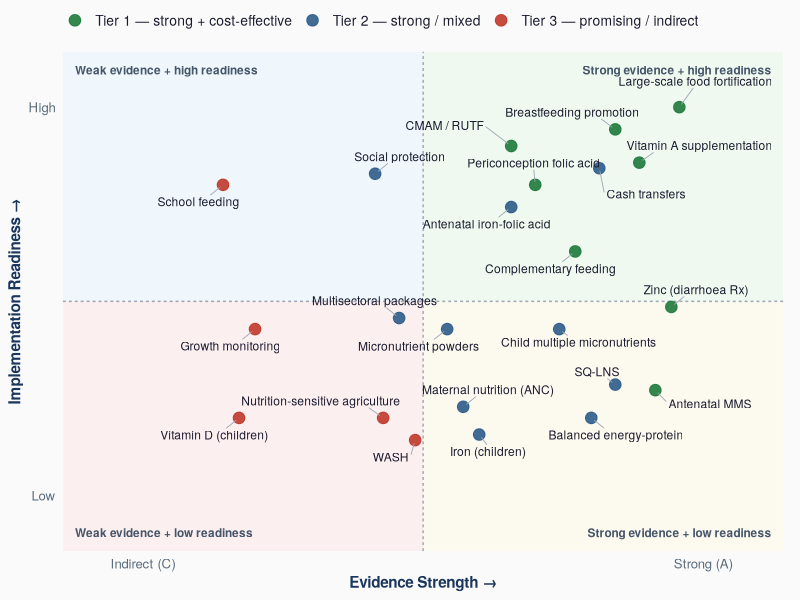

Reproduce this figure in R.
# Full-corpus quadrant chart — all 23 interventions (evidence x readiness),
# reusing the slide_figures.R quad_plot style. Renders
# output/quadrant_23_interventions.png
suppressMessages({library(ggplot2); library(ggrepel); library(ragg)})
FONT <- "Helvetica Neue"
update_geom_defaults("text", list(family = FONT))

tx <- 5.5; ty <- 5.5
ARR <- "\u2192"; EMD <- "\u2014"   # arrow, em-dash
tier_cols   <- c(T1 = "#1e7a3c", T2 = "#2e5c8a", T3 = "#c0392b")
tier_labels <- c(T1 = paste("Tier 1", EMD, "strong + cost-effective"),
                 T2 = paste("Tier 2", EMD, "strong / mixed"),
                 T3 = paste("Tier 3", EMD, "promising / indirect"))

quad_plot <- function(df, xlab, ylab, xlabs, ylabs, annos, outfile, w = 9.6, h = 6.8) {
  df$tier <- droplevels(factor(df$tier, levels = c("T1","T2","T3")))
  pres <- levels(df$tier)
  p <- ggplot(df, aes(x, y)) +
    annotate("rect", xmin = tx, xmax = 10, ymin = ty, ymax = 10, fill = "#e8f8e8", alpha = 0.6) +
    annotate("rect", xmin = 1,  xmax = tx, ymin = ty, ymax = 10, fill = "#e8f4fd", alpha = 0.6) +
    annotate("rect", xmin = 1,  xmax = tx, ymin = 1,  ymax = ty, fill = "#fde8e8", alpha = 0.6) +
    annotate("rect", xmin = tx, xmax = 10, ymin = 1,  ymax = ty, fill = "#fdf8e8", alpha = 0.6) +
    geom_vline(xintercept = tx, linetype = "22", color = "#1b365d", alpha = 0.4) +
    geom_hline(yintercept = ty, linetype = "22", color = "#1b365d", alpha = 0.4)
  for (i in seq_len(nrow(annos))) {
    a <- annos[i, ]
    p <- p + annotate("text", x = a$x, y = a$y, label = a$label, hjust = a$hjust,
                      vjust = a$vjust, color = a$color, fontface = "bold", size = 3.0)
  }
  p <- p +
    geom_point(aes(color = tier), size = 3.6, alpha = 0.9) +
    geom_text_repel(aes(label = label), size = 3.05, color = "#1a1a2e", family = FONT,
                    box.padding = 0.55, point.padding = 0.3, min.segment.length = 0,
                    segment.color = "#9aa7b4", segment.size = 0.3, max.overlaps = Inf,
                    force = 3, force_pull = 0.6, seed = 7) +
    scale_color_manual(values = tier_cols[pres], labels = tier_labels[pres], name = NULL) +
    scale_x_continuous(limits = c(1, 10), breaks = c(2, 9), labels = xlabs, expand = c(0, 0)) +
    scale_y_continuous(limits = c(1, 10), breaks = c(2, 9), labels = ylabs, expand = c(0, 0)) +
    labs(x = paste(xlab, ARR), y = paste(ylab, ARR)) +
    theme_minimal(base_size = 12, base_family = FONT) +
    theme(legend.position = "top", legend.justification = "left",
          legend.text = element_text(size = 10, color = "#1a1a2e"), legend.margin = margin(0,0,2,0),
          panel.grid = element_blank(),
          axis.title.x = element_text(color = "#1b365d", face = "bold", size = 11, hjust = 0.5),
          axis.title.y = element_text(color = "#1b365d", face = "bold", size = 11, hjust = 0.5),
          axis.text = element_text(color = "#5a6c7d", size = 9.5), axis.ticks = element_blank(),
          plot.background = element_rect(fill = "#fafafa", color = NA),
          panel.background = element_rect(fill = "#fafafa", color = NA),
          plot.margin = margin(6, 12, 6, 6))
  ggsave(outfile, p, width = w, height = h, dpi = 220, bg = "#fafafa", device = ragg::agg_png)
  cat("wrote", outfile, "\n")
}
A <- function(x,y,label,hjust,vjust,color) data.frame(x,y,label,hjust,vjust,color)

# x = Evidence Strength (C left ~ A right; B-with-real-MAs right of divider,
#     observational-only B/C left). y = Implementation Readiness (scalability:
#     Proven national high -> Requires investment low).
df <- data.frame(
  label = c(
    # Tier 1
    "Large-scale food fortification","Breastfeeding promotion","Vitamin A supplementation",
    "Zinc (diarrhoea Rx)","Complementary feeding","Antenatal MMS",
    "CMAM / RUTF","Periconception folic acid",
    # Tier 2
    "Cash transfers","Antenatal iron-folic acid","Social protection",
    "SQ-LNS","Child multiple micronutrients","Balanced energy-protein",
    "Maternal nutrition (ANC)","Iron (children)","Micronutrient powders","Multisectoral packages",
    # Tier 3
    "School feeding","WASH","Nutrition-sensitive agriculture","Growth monitoring","Vitamin D (children)"),
  x = c(
    8.7, 7.9, 8.2, 8.6, 7.4, 8.4, 6.6, 6.9,
    7.7, 6.6, 4.9, 7.9, 7.2, 7.6, 6.0, 6.2, 5.8, 5.2,
    3.0, 5.4, 5.0, 3.4, 3.2),
  y = c(
    9.0, 8.6, 8.0, 5.4, 6.4, 3.9, 8.3, 7.6,
    7.9, 7.2, 7.8, 4.0, 5.0, 3.4, 3.6, 3.1, 5.0, 5.2,
    7.6, 3.0, 3.4, 5.0, 3.4),
  tier = c(rep("T1",8), rep("T2",10), rep("T3",5)))

ann <- rbind(
  A(9.85,9.75,"Strong evidence + high readiness",1,1,"#46566a"),
  A(1.15,9.75,"Weak evidence + high readiness",0,1,"#46566a"),
  A(1.15,1.25,"Weak evidence + low readiness",0,0,"#46566a"),
  A(9.85,1.25,"Strong evidence + low readiness",1,0,"#46566a"))

quad_plot(df, "Evidence Strength", "Implementation Readiness",
          c("Indirect (C)","Strong (A)"), c("Low","High"), ann,
          "output/quadrant_23_interventions.png")
